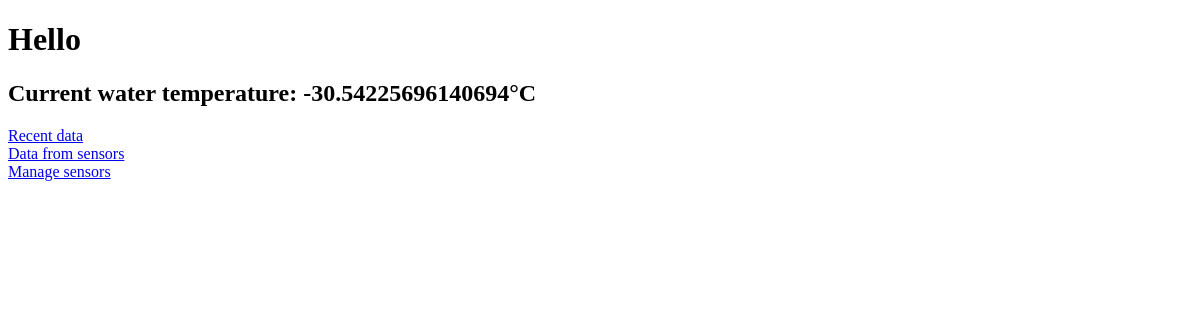
Before: / with the older database file.
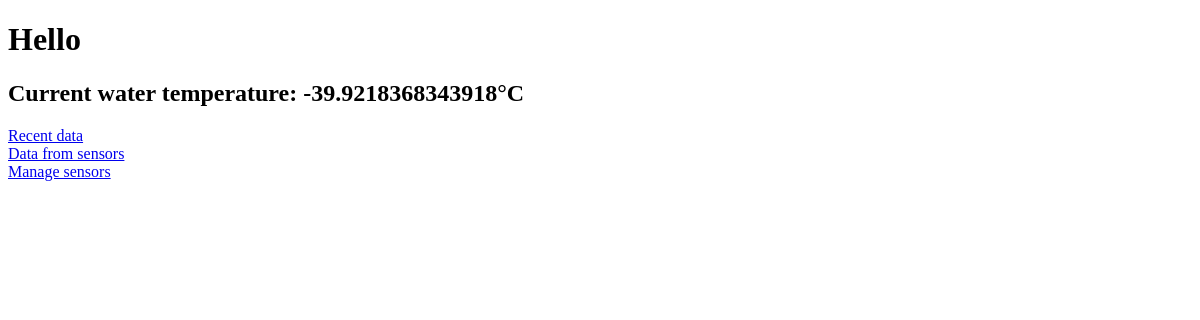
After: the same page with the newer database file.
### tables this page shows
CREATE TABLE config( waterTemp real, timing1 int, timing2 int, timing3 int);

### panel.py (the view)
@app.route("/")
def index():
    return render_template("index.html",water=db.GetWaterTemp()[0])

### dbManager.py (called while the page is built)
    def GetWaterTemp(self):
        self.cursor.execute("SELECT waterTemp FROM config")
        return self.cursor.fetchone()

### templates/index.html (shortened to what this page needs)
<!DOCTYPE html>
<html lang="en">
<head>
</head>
<body>
    <h1>Hello</h1>
    <h2>Current water temperature: {{ water }}°C</h2>
    <div>
        <a href="/recent">Recent data</a>
    </div>
    <div>
        <a href="/display">Data from sensors</a>
    </div>
    <div>
        <a href="/sensors">Manage sensors</a>
    </div>
</body>
</html>

Changed rows visible on the page:
changed config: waterTemp "-30.54225696140694" → "-39.9218368343918"
